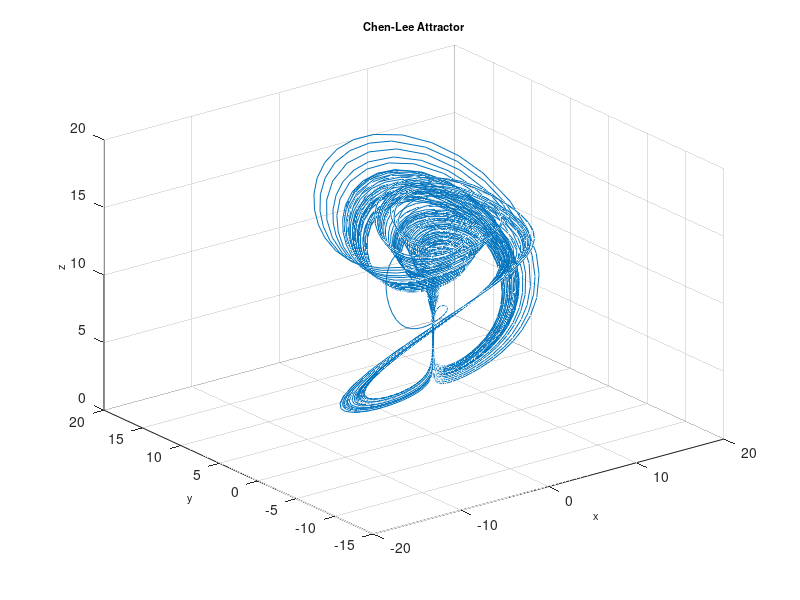

MATLAB code to generate this figure:
function Chen
%==========================================================================
% Matlab program to plot a phase portrait of the 3D chaotic system
%==========================================================================
clear
clc
clf
%==================== Parameters ==========================================
a = 5; b=-10; c=-0.38;
%===================== Initial conditions =================================
initial=[5, 10, 10]; 
% =============== Solves ODEs =============================================
deq1=@(t,x) [a*x(1)-x(2)*x(3); b*x(2)+x(1)*x(3); c*x(3)+x(1)*x(2)*(1/3)];
[~,sol] = ode45(deq1,[0, 400],initial);
%============= Runs simulation ============================================
    plot3(sol(:,1),sol(:,2),sol(:,3)),grid
    title('Chen-Lee Attractor','fontsize',8)
    xlabel('x','fontsize',8)
    ylabel('y','fontsize',8)
    zlabel('z','fontsize',8)
%================= End of program =========================================
